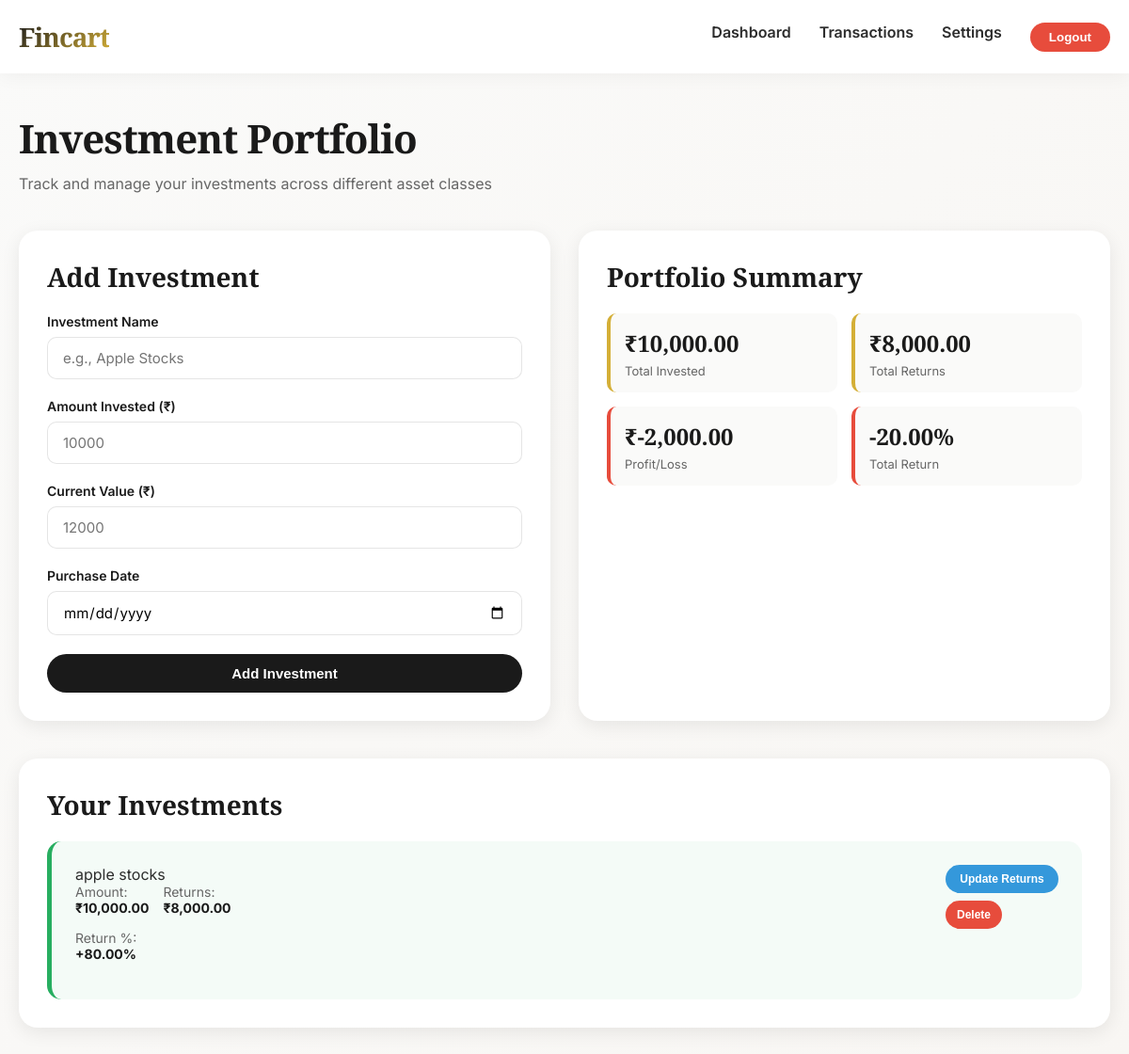
Page /investments.php (signed in) on the earlier database version.
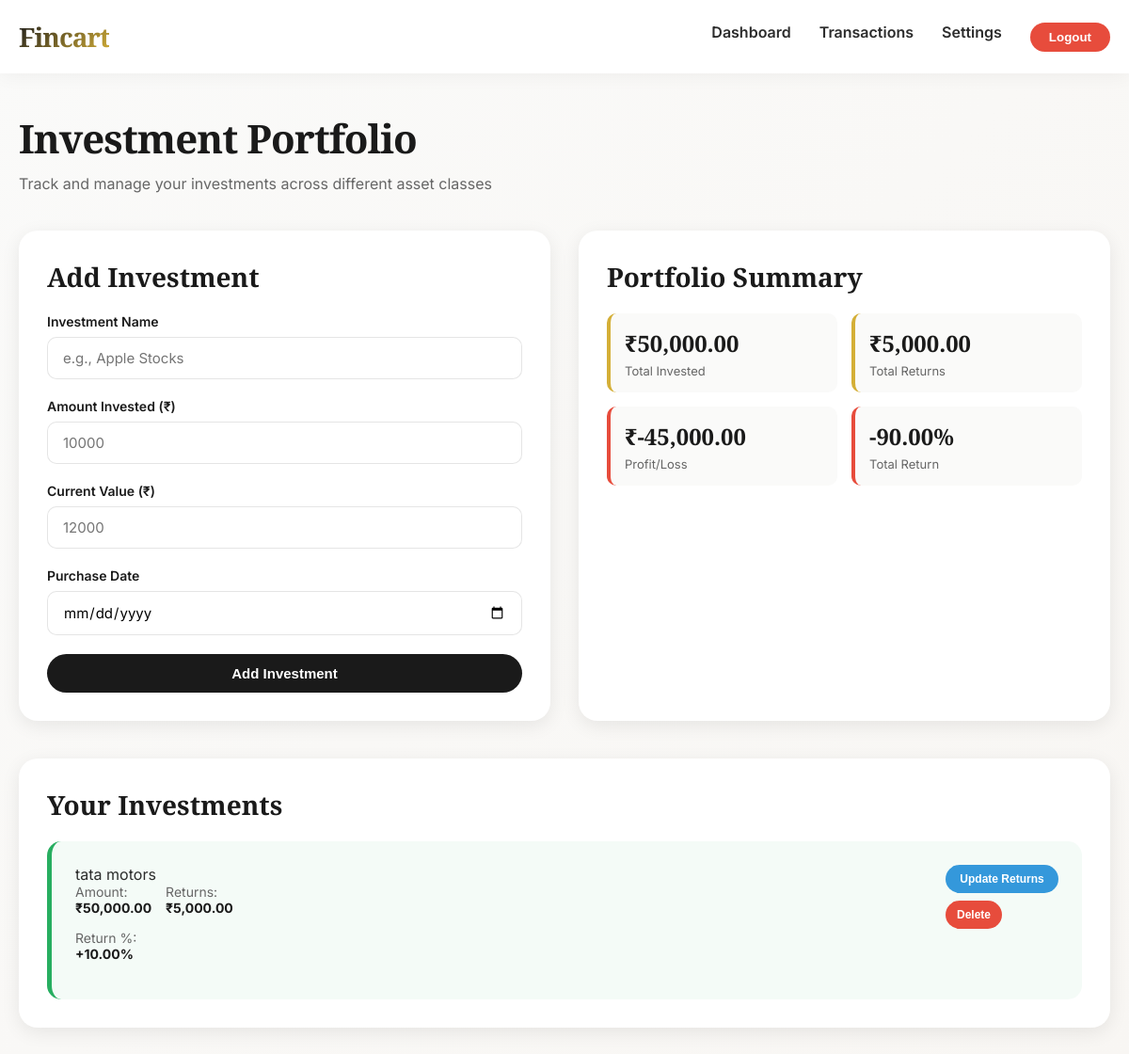
Same page on the later database version.
### tables this page shows
CREATE TABLE IF NOT EXISTS `investments` (
  `id` int NOT NULL AUTO_INCREMENT,
  `user_id` int NOT NULL,
  `name` varchar(100) DEFAULT NULL,
  `amount` decimal(15,2) DEFAULT NULL,
  `returns` decimal(15,2) DEFAULT NULL,
  `type` varchar(50) DEFAULT NULL,
  `created_at` timestamp NULL DEFAULT CURRENT_TIMESTAMP,
  PRIMARY KEY (`id`),
  KEY `user_id` (`user_id`),
  CONSTRAINT `fk_investments_user` FOREIGN KEY (`user_id`) REFERENCES `users` (`id`) ON DELETE CASCADE
);

### investments.php (the view, shortened to what the changed rows need)
<?php
include "db.php";
$user_id = $_SESSION['user_id'];
$investments_sql = "SELECT * FROM investments WHERE user_id = ? ORDER BY created_at DESC";
$investments_stmt = $conn->prepare($investments_sql);
$investments_stmt->bind_param("i", $user_id);
$investments_stmt->execute();
$investments_result = $investments_stmt->get_result();
$investments = [];
while ($row = $investments_result->fetch_assoc()) {
    $row['profit_loss'] = $row['returns'];
    $row['return_percentage'] = ($row['returns'] / $row['amount']) * 100;
    $investments[] = $row;
}
$total_invested = array_sum(array_column($investments, 'amount'));
$total_returns = array_sum(array_column($investments, 'returns'));
$total_profit_loss = $total_returns - $total_invested;
$total_return = $total_invested > 0 ? ($total_profit_loss / $total_invested) * 100 : 0;
?>
<!DOCTYPE html>
<html lang="en">
<head>
</head>
<body>
    <header>
        <div class="header-container">
            <div class="logo">
                <h1>Fincart</h1>
            </div>
        </div>
    </header>
    <div class="container">
        <div class="page-header">
            <h1>Investment Portfolio</h1>
        </div>
        <div class="content-grid">
            <div class="card">
                <h2>Add Investment</h2>
            </div>
            <div class="card">
                <h2>Portfolio Summary</h2>
                <div class="summary-grid">
                    <div class="summary-stat">
                        <div class="summary-stat-value">₹<?php echo number_format($total_invested, 2); ?></div>
                        <div class="summary-stat-label">Total Invested</div>
                    </div>
                    <div class="summary-stat">
                        <div class="summary-stat-value">₹<?php echo number_format($total_returns, 2); ?></div>
                        <div class="summary-stat-label">Total Returns</div>
                    </div>
                    <div class="summary-stat <?php echo $total_profit_loss >= 0 ? 'positive' : 'negative'; ?>">
                        <div class="summary-stat-value"><?php echo ($total_profit_loss >= 0 ? '+' : ''); ?>₹<?php echo number_format($total_profit_loss, 2); ?></div>
                        <div class="summary-stat-label">Profit/Loss</div>
                    </div>
                    <div class="summary-stat <?php echo $total_return >= 0 ? 'positive' : 'negative'; ?>">
                        <div class="summary-stat-value"><?php echo ($total_return >= 0 ? '+' : ''); ?><?php echo number_format($total_return, 2); ?>%</div>
                        <div class="summary-stat-label">Total Return</div>
                    </div>
                </div>
            </div>
        </div>
        <?php if (count($investments) > 0): ?>
            <div class="card">
                <h2>Your Investments</h2>
                <div class="investments-list">
                    <?php foreach ($investments as $investment): ?>
                        <div class="investment-item <?php echo $investment['profit_loss'] >= 0 ? 'positive' : 'negative'; ?>">
                            <div class="investment-inf⭐>
                                <h3 class="investment-name"><?php echo htmlspecialchars($investment['name']); ?></h3>
                                <div class="investment-details">
                                    <div class="detail-item">
                                        Amount: <span class="detail-value">₹<?php echo number_format($investment['amount'], 2); ?></span>
                                    </div>
                                    <div class="detail-item">
                                        Returns: <span class="detail-value">₹<?php echo number_format($investment['returns'], 2); ?></span>
                                    </div>
                                    <div class="detail-item">
                                        Return %: <span class="detail-value <?php echo $investment['return_percentage'] >= 0 ? 'style="color: var(--success);"' : 'style="color: var(--danger);"'; ?>">
                                            <?php echo ($investment['return_percentage'] >= 0 ? '+' : ''); ?><?php echo number_format($investment['return_percentage'], 2); ?>%
                                        </span>
                                    </div>
                                </div>
                            </div>
                            <div class="investment-actions">
                                <button class="btn-action btn-update" onclick="openUpdateModal(<?php echo $investment['id']; ?>, <?php echo $investment['returns']; ?>)">Update Returns</button>
                                <form method="POST" style="display: inline;" onsubmit="return confirm('Delete this investment?');">
                                    <button type="submit" class="btn-action btn-delete">Delete</button>
                                </form>
                            </div>
                        </div>
                    <?php endforeach; ?>
                </div>
            </div>
        <?php endif; ?>
    </div>
</body>
</html>

Differences in the rows shown:
removed investments: name "apple stocks", amount "10,000.00", returns "8,000.00", return_percentage "80.00"
added investments: name "tata motors", amount "50,000.00", returns "5,000.00", return_percentage "10.00"
Other differences:
$total_invested: "10,000.00" → "50,000.00"
$total_returns: "8,000.00" → "5,000.00"
$total_profit_loss: "-2,000.00" → "-45,000.00"
$total_return: "-20.00" → "-90.00"
